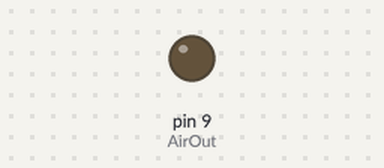
Recording of a sketch running on a simulated Arduino Uno, built with avr-gcc and run on an emulated ATmega328P. On the bench: output pins drawn as LEDs (lit = HIGH).

Above: at 2.5 s.
At 7.5 s:
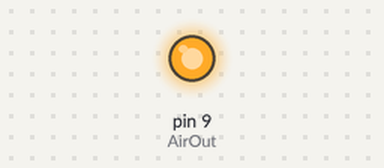
Timing chart, 0 to 13.0 s (numbered marks = the images above):
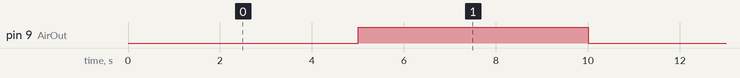

Measured:
- by itself, pin 9 (AirOut): alternates HIGH for 5.0 s and LOW for 5.0 s

The sketch:

mosfet_test1.ino
```cpp
int AirOut = 9;

void setup() {

  Serial.begin(9600);
  pinMode(AirOut, OUTPUT);

}
void loop() {

  digitalWrite(AirOut,LOW);
  delay(5000);
  digitalWrite(AirOut,HIGH);
  delay(5000);


}
```
